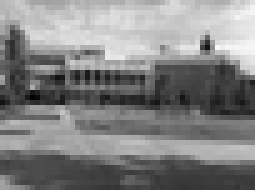
%> input picture ps4_matlab/input/simA.jpg, 51 x 38 px, shrunk from 640 x 480 before the run (shown 5 times larger); the run also reads 1 picture not shown here
$ octave ps4.m   (GNU Octave 9; MATLAB toolbox functions it lacks are replaced by stand-ins)
%> lines starting %> are read from the running program, lines starting %| are printed output that depends on the picture
### ps4_matlab/output/Harris.m
function R = Harris(gx, gy, windowsize)
filter = fspecial('gaussian', [windowsize, windowsize], windowsize*1);
theOnes = ones([windowsize, windowsize]);
smoothed = imfilter(theOnes, filter);
gxsquared = gx.^2;
gysquared = gy.^2;
gxgy= gx.*gy;
R = zeros( size (gx));
[ysize, xsize] = size (gx);

gx2Sum = imfilter(gxsquared,smoothed,'symmetric');
gy2Sum = imfilter(gysquared,smoothed,'symmetric');
gxgySum = imfilter(gxgy,smoothed,'symmetric');


for v = 1: ysize
    for u = 1 : xsize
        M = [gx2Sum(v,u), gxgySum(v,u);
             gxgySum(v,u), gy2Sum(v,u)];

         a = .04;
         R(v,u) = det(M) - a * (trace(M).^2);
    end
end
R = (R - min(R(:)))/(max(R(:)) - min(R(:)));


end


### ps5_matlab/output/gradient.m
function [gx,gy] = gradient(img )

[gx, gy] = imgradientxy(img);
gx = (gx+4) ./ 8  ;

gy = (gy+4) ./ 8;
gy = -gy;
end

### ps4_matlab/output/FindBestPointsHarris.m
function bestRs = FindBestPointsHarris(R, windowsize, threshold)
    [ysize, xsize] = size(R);

    filtered = R > threshold;
    R(~filtered) = 0;
    padding = windowsize;
    halfpad = floor(padding/2);
    paddedR = zeros(padding+ysize+padding, padding+xsize+padding);
    paddedR((padding+1):(ysize+padding),(padding+1):(xsize+padding)) = R;
    for y = (padding+1):(padding+ysize)
        for x = (padding+1):(padding+xsize)
            value = paddedR(y,x);
            if value == 0
                continue;
            end
            window = paddedR((y-halfpad):(y+halfpad),(x-halfpad):(x+halfpad));
            M = max(window(:));

           if ~(M == value)

                R(y-padding, x-padding) = 0;
            end
        end
    end
    bestRs = R > 0;


### ps4_matlab/output/convertToFrames.m
function frame = convertToFrames(mask, angles)
pointsNumber = sum(mask(:));
frame = zeros(4,pointsNumber);
[ysize, xsize] = size ( mask);
current = 1;
for y = 1:ysize
    for x = 1:xsize
        if mask(y,x) == 1
            frame(:,current) = [x;y;5;angles(y,x)];
            current = current +1;
        end
    end
end
end

### ps4_matlab/output/addRed.m
function newImg = addRed(grayImg, dots)

[ysize, xsize] = size(grayImg);
dotM = uint8(zeros(ysize,xsize));
dotM(dots) = 255;
newImg = uint8(zeros(ysize,xsize,3));
newImg(:,:,1) = grayImg;
redImg = newImg(:,:,1);
redImg(dots) = 255;
newImg(:,:,1) = redImg;

newImg(:,:,2) = grayImg;

greenImg = newImg(:,:,2);
greenImg(dots) = 0;
newImg(:,:,2) = greenImg;

newImg(:,:,3) = grayImg;

blueImg = newImg(:,:,3);
blueImg(dots) = 0;
newImg(:,:,3) = blueImg;

### ps4_matlab/output/computeAnglesSIFT.m
function angles = computeAnglesSIFT(gy, gx)
angles = atan2(gy,gx);

### ps4_matlab/output/ps4.m
simA = imread('input/simA.jpg');
%> simA is the input picture: size 38x51 uint8; min 3, max 249, mean 130.6
simB = imread('input/simB.jpg');
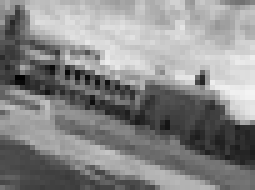
%> input picture ps4_matlab/input/simB.jpg, 51 x 38 px, shrunk from 640 x 480 before the run (shown 5 times larger)
%> simB is the input picture: size 38x51 uint8; min 1, max 244, mean 136

transA = imread('input/transA.jpg');
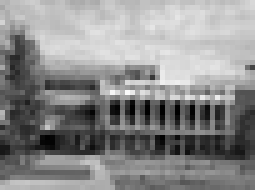
%> input picture ps4_matlab/input/transA.jpg, 51 x 38 px, shrunk from 640 x 480 before the run (shown 5 times larger)
%> transA is the input picture: size 38x51 uint8; min 0, max 250, mean 139
transB = imread('input/transB.jpg');
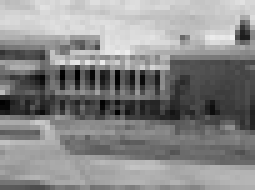
%> input picture ps4_matlab/input/transB.jpg, 51 x 38 px, shrunk from 640 x 480 before the run (shown 5 times larger)
%> transB is the input picture: size 38x51 uint8; min 0, max 237, mean 135.7
%%test

checker = imread('input/check.bmp');
[gxchecker, gychecker ] = gradient(checker);
Rc = Harris(gxchecker,gychecker,3);

%%1a
[gxSimA, gySimA ] = gradient(simA);
[gxSimB, gySimB ] = gradient(simB);
fusedSimA = [gxSimA, gySimA ];

[gxTransA, gyTransA ] = gradient(transA);

[gxTransB, gyTransB ] = gradient(transB);

fusedTransA = [gxTransA, gyTransB ];
imwrite(fusedSimA, fullfile('output', 'ps4-1-a-2.png'));

imwrite(fusedTransA, fullfile('output', 'ps4-1-a-1.png'));
%% 1b

RsimA = Harris(gxSimA,gySimA,3);
%> call 2 of Harris, with windowsize = 3
%> after the loop in Harris (call 2), `for v = 1: ysize`:
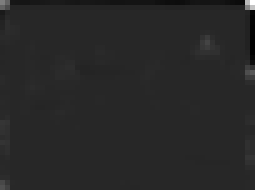
%> R: size 38x51 double (shown 5 times larger); min -118443098.2, max 641961338.9, mean 368014.9; drawn with min black and max white
RsimB = Harris(gxSimB,gySimB,3);
%> call 3 of Harris, with windowsize = 3
%> in Harris (call 3), `gxgySum = imfilter(gxgy,smoothed,'symmetric');`:
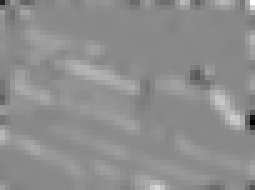
%> gxgySum: size 38x51 double (shown 5 times larger); min -13246.6, max 11427.6, mean 518.2; drawn with min black and max white
%> after the loop in Harris (call 3), `for v = 1: ysize`:
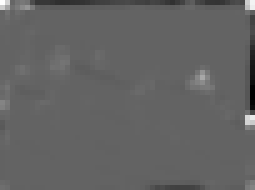
%> R: size 38x51 double (shown 5 times larger); min -112773061.6, max 175616583.6, mean -472786.7; drawn with min black and max white

RtransA = Harris(gxTransA,gyTransA,3);
%> call 4 of Harris, with windowsize = 3
%> in Harris (call 4), `gx2Sum = imfilter(gxsquared,smoothed,'symmetric');`:
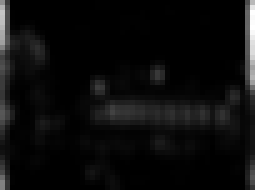
%> gx2Sum: size 38x51 double (shown 5 times larger); min 1.03, max 39977.7, mean 1919.5; drawn with min black and max white

RtransB= Harris(gxTransB,gyTransB,3);

imwrite(RsimA, fullfile('output', 'ps4-1-b-3.png'));

imwrite(RsimB, fullfile('output', 'ps4-1-b-4.png'));

imwrite(RtransA, fullfile('output', 'ps4-1-b-1.png'));

imwrite(RtransB, fullfile('output', 'ps4-1-b-2.png'));
%% 1c
bestRsimA = FindBestPointsHarris(RsimA,7,.30);

bestRsimB = FindBestPointsHarris(RsimB,7,.30);


bestRtransA = FindBestPointsHarris(RtransA,7,.3);

bestRtransB = FindBestPointsHarris(RtransB,7,.3);
redSimA =addRed(simA,bestRsimA);
redSimB =addRed(simB,bestRsimB);

redTransA =addRed(transA,bestRtransA);
redTransB =addRed(transB,bestRtransB);

imwrite(redSimA, fullfile('output', 'ps4-1-c-3.png'));

imwrite(redSimB, fullfile('output', 'ps4-1-c-4.png'));


imwrite(redTransA, fullfile('output', 'ps4-1-c-1.png'));


imwrite(redTransB, fullfile('output', 'ps4-1-c-2.png'));

anglesSimA = computeAnglesSIFT(gySimA, gxSimA );


anglesSimB = computeAnglesSIFT(gySimB, gxSimB );


anglesTransA = computeAnglesSIFT(gyTransA, gxTransA );

anglesTransB = computeAnglesSIFT(gyTransB, gxTransB );


frameSimA = convertToFrames(bestRsimA, anglesSimA);
%> in convertToFrames, `pointsNumber = sum(mask(:));`: pointsNumber = 4
%> after the loop in convertToFrames, `for y = 1:ysize`: current = 5; frame = [1 51 51 1; 1 1 15 38; 5 5 5 5; -0.775 -2.31 2.71 0.788]
%> frameSimA has the same summary as frame in convertToFrames
frameSimB = convertToFrames(bestRsimB, anglesSimB);
%> frameSimB = 28 columns, first 8: [1 51 6 38 27 14 20 49; 1 1 2 2 3 4 4 8; 5 5 5 5 5 5 5 5; -0.739 -2.22 0.276 -2.7 -0.507 -1.43 -1.37 -2.06]

frameTransA = convertToFrames(bestRtransA, anglesTransA);
%> frameTransA = [1 51 1; 1 1 38; 5 5 5; -0.761 -2.34 0.743]
frameTransB = convertToFrames(bestRtransB, anglesTransB);
%> frameTransB = [1 51 1 1 51; 1 1 19 25 38; 5 5 5 5 5; -0.811 -2.36 0.61 -0.0584 2.34]

%> (the run ends here)
